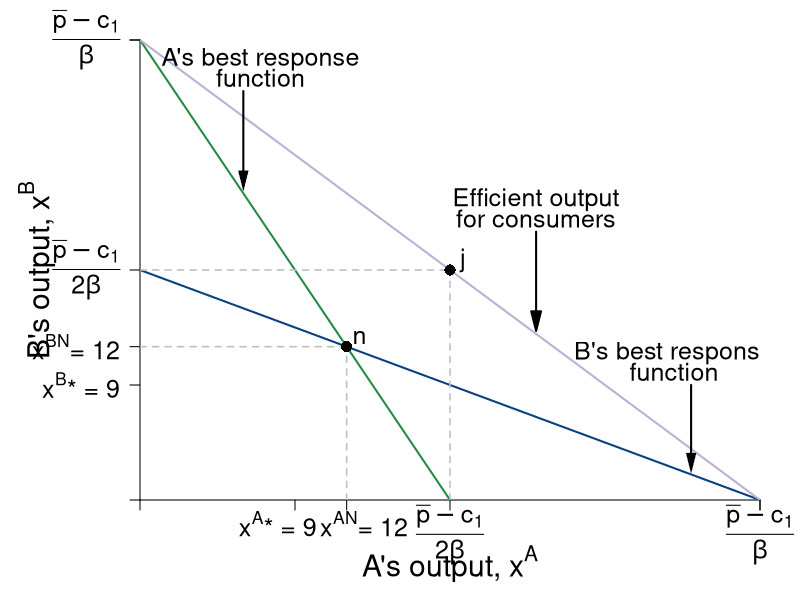

Reproduce this figure in R.
#Graph Designer: Simon Halliday & Madeleine Wettach '20
#Authors: Bowles, Foley and Halliday
#Title: Microeconomics: Competition, Conflict and Coordination

require(shape)
pdf(file = "competitionmarkets/cournot_brfs_social.pdf", width = 9, height = 7)

#Set parameters for graphics
axislabelsize <- 1.8
labelsize <- 1.5
namesize <- 1.8
annotatesize <- 1.5
graphlinewidth <- 2
segmentlinewidth <- 1.5

COL <- c("#7fc97f", "#beaed4", "#fdc086", "#ffff99", "#386cb0", "#f0027f", "#bf5b17", "#666666")
COLA <- c("#99d8c9","#66c2a4","#41ae76", "#238b45", "#005824")
COLB <- c("#4eb3d3", "#2b8cbe", "#0868ac","#084081")

par(mar =  c(5, 7, 2, 2))

socialW <- function(xa, s = 0.5, pmax = 20, c1 = 2, slope = 1) {
  (pmax - c1)/s - slope*xa
}

piA <- function(xa, xb, s = 0.5, pmax = 20, c1 = 2) {
  (pmax - s*xb)*xa - s*(xa)^2 - c1*xa
}

piB <- function(xa, xb, s = 0.5, pmax = 20, c1 = 2) {
  (pmax - s*xa)*xb - s*(xb)^2 - c1*xb
}

brfB <- function(xa, s = 0.5, pmax = 20, c1 = 2) {
  (pmax - c1)/(2*s) - (1/2)*xa
}

brfA <- function(xa, s = 0.5, pmax = 20, c1 = 2) {
  (pmax - c1)/s - 2*xa
}

xANE <- function(pbar, beta = 2, c1 = 1){
  (pbar - c1)/(3*beta)
}

isoA <- function(xa, s = 0.5, pmax = 20, c1 = 2, piA = 72){
  -(c1*xa - pmax*xa + s*xa^2 + piA)/(s*xa)
}

isoB1 <- function(xa, s = 0.5, pmax = 20, c1 = 2, piB = 72){
  (-sqrt((c1 - pmax + s*xa)^2 - 4*piB*s) - c1 + pmax -s*xa)/(2*s)
}

isoB2 <- function(xa, s = 0.5, pmax = 20, c1 = 2, piB = 72){
  (sqrt((c1 - pmax + s*xa)^2 - 4*piB*s) - c1 + pmax -s*xa)/(2*s)
}


#Input into Wolfram Alpha: solve for x y = 1/b - (0.5*x)/(a*b) - u/(a*b*x)

#solve for y 72 = (p - s*y)*x - s*(x)^2 - c1*x 
#solve for y 72 = (p - s*x)*y - s*(y)^2 - c1*y

xlims <- c(0, 36)
ylims <- c(0, 36)

npts <- 501 
x <- seq(xlims[1], xlims[2], length.out = npts)
y <- seq(ylims[1], ylims[2], length.out = npts) 
a <- c(72, 81)
b <- c(72, 81)

plot(0, 0, xlim = xlims, ylim = ylims, type = "n",
     xlab = expression(paste("")),
     ylab = expression(paste("")), 
     xaxt = "n", 
     yaxt = "n", 
     cex.lab = axislabelsize, 
     bty = "n",
     xaxs="i", 
     yaxs="i")


ticksy <- c(0, 9, 12, 18, 36, ylims[2])
ylabels <- c(NA, expression(paste(x^{B},"* = 9")), expression(paste(x^{BN},"= 12")), expression(paste( frac(bar(p) - c[1],2*beta) )), expression(paste( frac(bar(p) - c[1],beta) )), NA)
ticksx <- c(0, 9, 12, 18, 36, xlims[2])
xlabels <- c(NA, expression(paste(x^{A},"* = 9")), expression(paste(x^{AN},"= 12")), expression(paste(frac(bar(p) - c[1],2*beta))), expression(paste( frac(bar(p) - c[1],beta) )), NA)


axis(1, at = ticksx, pos = 0, labels = FALSE)
text(x = c(0, 8, 13, 18, 36, xlims[2]), par("usr")[3] - 0.4, labels = xlabels, srt = 0, pos = 1, xpd = TRUE, cex = labelsize)
axis(2, at = ticksy, pos = 0, labels = ylabels, las = 1, cex.axis = labelsize)

npts <- 500 
xx1 <- seq(xlims[1], xlims[2], length.out = npts)


lines(xx1, brfA(xx1, s = 0.5, pmax = 20, c1 = 2), col = COLA[4], lwd = graphlinewidth)
lines(xx1, brfB(xx1, s = 0.5, pmax = 20, c1 = 2), col = COLB[4], lwd = graphlinewidth)
lines(xx1, socialW(xx1, s = 0.5, pmax = 20, c1 = 2), col = COL[2], lwd = graphlinewidth)



text(0.5*(xlims[2]), -5, expression(paste("A's output, ", x^A)), xpd = TRUE, cex = axislabelsize) 
text(-6, 0.5*ylims[2], expression(paste("B's output, ", x^B)), xpd = TRUE, cex = axislabelsize, srt = 90) 

#Label Nash Equilibrium 
segments(0, 12, 12, 12, lty = 2, col = "gray" , lwd = segmentlinewidth)
segments(12, 0, 12, 12, lty = 2, col = "gray" , lwd = segmentlinewidth)
points(12, 12, pch = 16, col = "black", cex = 1.5)
text(12.75, 12.75, expression(paste(n)), cex = labelsize)


segments(0, 18, 18, 18, lty = 2, col = "gray" , lwd = segmentlinewidth)
segments(18, 0, 18, 18, lty = 2, col = "gray" , lwd = segmentlinewidth)
points(18, 18, pch = 16, col = "black", cex = 1.5)
text(18.75, 18.75, expression(paste(j)), cex = labelsize)

#B's brf
text(31, 11.5, expression(paste("B's best response")), cex = annotatesize)
text(31, 10, expression(paste("function")), cex = annotatesize)
Arrows(32, 9, 32, 2.9, col = "black", lty = 1, lwd = 2, arr.type = "triangle", arr.lwd = 0.5)

#A's brf
text(7, 34.5, expression(paste("A's best response")), cex = annotatesize)
text(7, 33, expression(paste("function")), cex = annotatesize)
Arrows(6, 32, 6, 25, col = "black", lty = 1, lwd = 2, arr.type = "triangle", arr.lwd = 0.5)

#Arrow for owners and consumers
Arrows(23, 21, 23, 14, lty = 1, lwd = 2, arr.type = "triangle",  col = "black")
text(23, 23.5, expression(paste("Efficient output")), cex = labelsize)
text(23, 22, expression(paste("for consumers")), cex = labelsize)
# 
# Arrows(12, 8, 9.5, 5.5, lty = 1, lwd = 2, arr.type = "triangle",  col = "#f0027f")
# text(10.5, 5, expression(paste("Better")), cex = labelsize)
# text(10.5, 4, expression(paste("for")), cex = labelsize)
# text(10.5, 3, expression(paste("owners")), cex = labelsize)

#f0027f
#e41a1c
dev.off()
